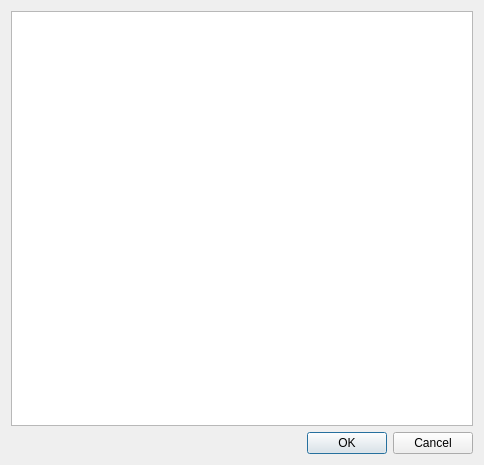
<?xml version="1.0" encoding="UTF-8"?>
<ui version="4.0">
 <class>CodeEditor</class>
 <widget class="QDialog" name="CodeEditor">
  <property name="geometry">
   <rect>
    <x>0</x>
    <y>0</y>
    <width>484</width>
    <height>465</height>
   </rect>
  </property>
  <property name="windowTitle">
   <string>Dialog</string>
  </property>
  <layout class="QGridLayout" name="gridLayout">
   <item row="0" column="0">
    <widget class="QTextEdit" name="code"/>
   </item>
   <item row="1" column="0">
    <widget class="QDialogButtonBox" name="buttonBox">
     <property name="orientation">
      <enum>Qt::Horizontal</enum>
     </property>
     <property name="standardButtons">
      <set>QDialogButtonBox::Cancel|QDialogButtonBox::Ok</set>
     </property>
    </widget>
   </item>
  </layout>
 </widget>
 <resources/>
 <connections>
  <connection>
   <sender>buttonBox</sender>
   <signal>accepted()</signal>
   <receiver>CodeEditor</receiver>
   <slot>accept()</slot>
   <hints>
    <hint type="sourcelabel">
     <x>248</x>
     <y>254</y>
    </hint>
    <hint type="destinationlabel">
     <x>157</x>
     <y>274</y>
    </hint>
   </hints>
  </connection>
  <connection>
   <sender>buttonBox</sender>
   <signal>rejected()</signal>
   <receiver>CodeEditor</receiver>
   <slot>reject()</slot>
   <hints>
    <hint type="sourcelabel">
     <x>316</x>
     <y>260</y>
    </hint>
    <hint type="destinationlabel">
     <x>286</x>
     <y>274</y>
    </hint>
   </hints>
  </connection>
 </connections>
</ui>
